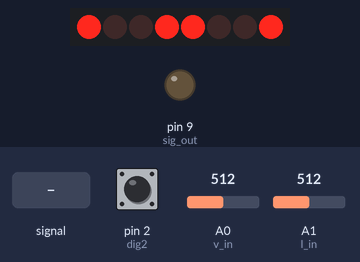
The sketch below on a simulated Arduino Uno, built with avr-gcc and run on an emulated ATmega328P. Parts: 8 shift-register outputs drawn as a row of LEDs (first output left, lit = HIGH), output pins drawn as LEDs (lit = HIGH). Wiring (inferred from the names in the program): shift register (74HC595): data pin 6; shift clock pin 7; latch pin 8. Wiring (inferred from the signals the program sends): row of LEDs: on Q0, Q1, Q2, Q3, Q4, Q5, Q6, Q7. Inputs (shaded band) come from the test bench; at power-on: A1 (l_in) = 512, pin 2 (dig2) HIGH, A0 (v_in) = 512. Pins used as bus, display or sensor lines are not drawn.

Above: at 3.3 s.
At 6.5 s:
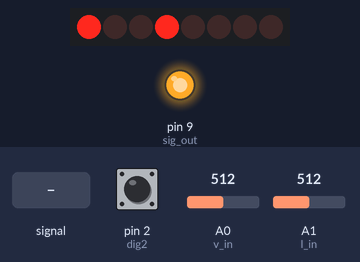
6.6 s: A1 (l_in) fed a 2 Hz sine of ±306 counts around its level
At 7.1 s:
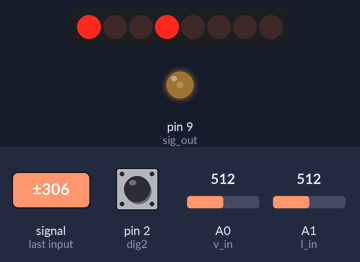
At 8.01 s:
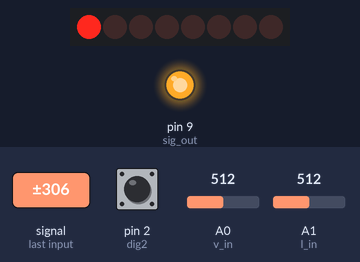
9.0 s: A1 (l_in) set to 716
12.0 s: A1 (l_in) fed a 200 Hz sine of ±255 counts around its level
14.4 s: pin 2 (dig2) pulled LOW for 0.15 s
15.1 s: A1 (l_in) set to 900
18.1 s: pin 2 (dig2) pulled LOW for 1 s
At 19.0 s:
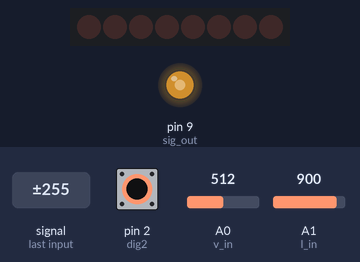
Timing chart, 0 to 21.1 s (numbered marks = the images above; inputs shaded):
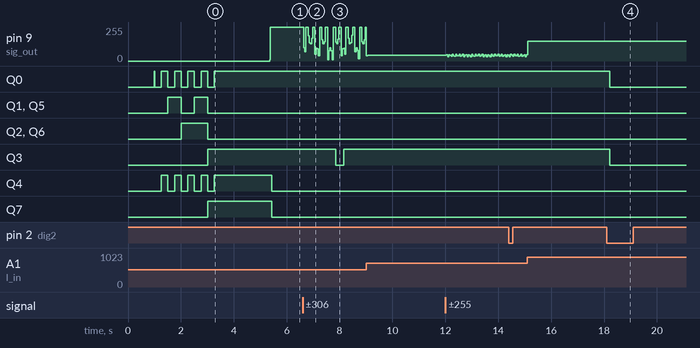

The sketch:

AFR_v2.ino
```cpp
#include <Bounce2.h>

#define data 6
#define clock  7
#define enable 8
#define dig2 2
#define dig3 3
#define dig4 4
#define an4 18
#define an5 19
#define v_in 14
#define l_in 15
#define sig_out 9

byte disp_mode = 0;
float v=0.0;
float l=0.0;
int lo=0;

Bounce sw = Bounce();

//--------------------------------------------------
float mapf(float x, float in_min, float in_max, float out_min, float out_max){
  return (x - in_min) * (out_max - out_min) / (in_max - in_min) + out_min;
}
//--------------------------------------------------
float readVolt(){
  for(int i=0; i<100; i++){
    v+=analogRead(v_in);
  }
  v=v/100;
  return mapf(v,0.0,1023.0,0.0,15.5);
}

float readLambda(){
  for(int i=0; i<100; i++){
    l+=analogRead(l_in);
  }
  l=l/100;
  return mapf(l,0.0,254.0,19.7,9.0);
}

int LtoSigOut(){
  for(int i=0; i<100; i++){
    lo+=analogRead(l_in);
  }
  lo=lo/100;
  return map(lo,0,254,8,154);
}

int LedTest(){
  analogWrite(sig_out,0);
  delay(5);
  for(int i=8; i<153; i++){
    analogWrite(sig_out,i);
    delay(5);
  }
  for(int i=153; i>8; i--){
    analogWrite(sig_out,i);
    delay(5);
  }
}

//--------------------------------------------------
void display(float x){
  int num[2];
  int i=0;
  byte a=0;
  byte b=0;
  byte c=0;
  byte conf=0;

  i = int(x*10);

  if(i<100) conf=B00001001;
  else if(i<10) conf=B00001101;
  else conf=B00000001;

  num[0] = int ( i / 100 );
  i = i % 100;
  num[1] = int ( i / 10 );
  i = i % 10;
  num[2] = i % 10;

  c = num[1];
  c = c << 4;
  c = c | num[2];

  b = B00000000 | num[0];

  a=B10100000;

  digitalWrite(enable, LOW);
  shiftOut(data, clock, MSBFIRST, conf);
  digitalWrite(enable, HIGH);

  delay(10);

  digitalWrite(enable, LOW);
  shiftOut(data, clock, MSBFIRST, a);
  shiftOut(data, clock, MSBFIRST, b);
  shiftOut(data, clock, MSBFIRST, c);
  digitalWrite(enable, HIGH);

  delay(10);
}
//--------------------------------------------------
void displayOn(){
 digitalWrite(enable, LOW);
 shiftOut(data, clock, MSBFIRST, B00000001);
 digitalWrite(enable, HIGH);
 delay(10);
}
void displayOff(){
 digitalWrite(enable, LOW);
 shiftOut(data, clock, MSBFIRST, B00000000);
 digitalWrite(enable, HIGH);
 delay(10);
}
//--------------------------------------------------
void displayTest(){
 byte a=0;
 byte b=0;
 byte c=0;

 for(int i = 0; i<10; i++){
  c = i;
  c = c << 4;
  c = c | i;

  b = B00000000 | i;

  if(i==0) a=B11110000;
  else a=B10000000;

  digitalWrite(enable, LOW);
  shiftOut(data, clock, MSBFIRST, a);
  shiftOut(data, clock, MSBFIRST, b);
  shiftOut(data, clock, MSBFIRST, c);
  digitalWrite(enable, HIGH);

  delay(250);
 }
 delay(100);
}
//--------------------------------------------------
void setup() {
  analogReference(DEFAULT);

  pinMode(data, OUTPUT);
  pinMode(enable, OUTPUT);
  pinMode(clock, OUTPUT);
  pinMode(dig2, INPUT_PULLUP);

  sw.attach(dig2);
  sw.interval(50);
  delay(1000);
  displayOn();
  displayTest();
  delay(300);
  LedTest();
}

void loop() {

  analogWrite(sig_out,LtoSigOut());

  sw.update();
  if (sw.fell()) {
    disp_mode+=1;
  }
  if(disp_mode>=3) disp_mode=0;

  switch(disp_mode){
    case 0: display(readLambda());
            break;
    case 1: display(readVolt());
            break;
    case 2: displayOff();
            break;
  }
  //displayOn();
}
```
